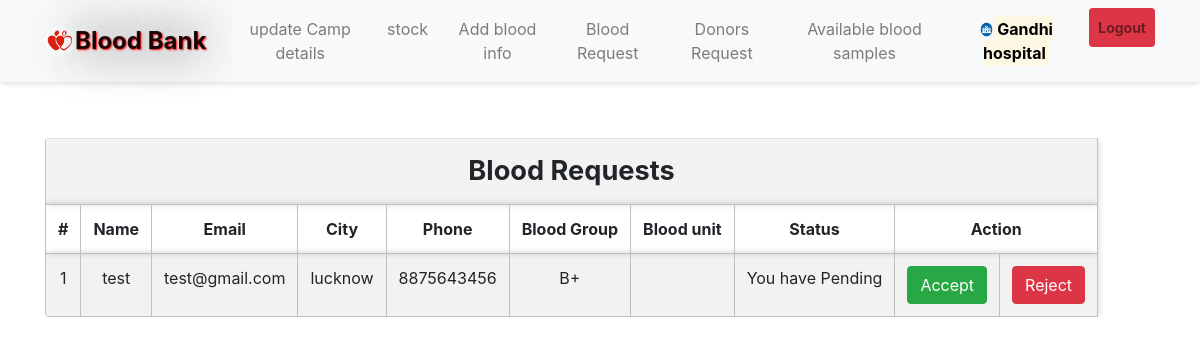
Before: /bloodrequest.php (signed in) with the older database file.
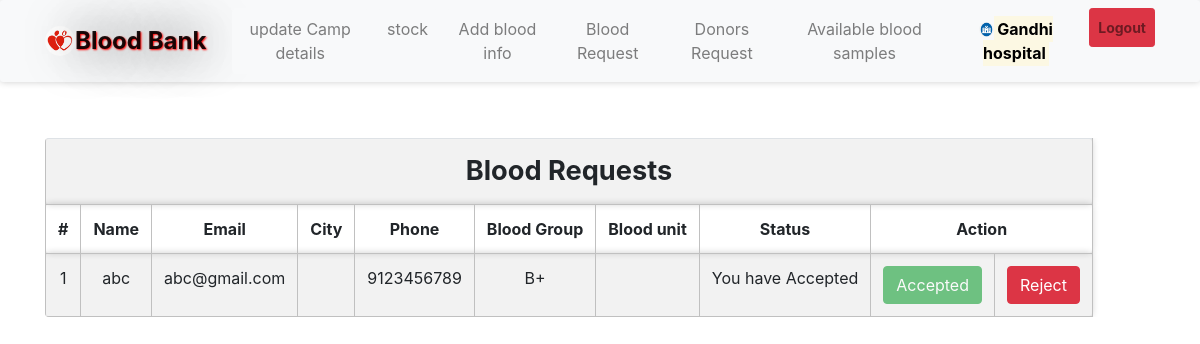
After: the same page with the newer database file.
### tables this page shows
CREATE TABLE IF NOT EXISTS `bloodrequest` (
  `reqid` int(3) NOT NULL,
  `hid` int(3) NOT NULL,
  `rid` int(3) NOT NULL,
  `bg` varchar(11) NOT NULL,
  `status` varchar(11) NOT NULL DEFAULT 'Pending'
);

CREATE TABLE IF NOT EXISTS `receivers` (
  `id` int(3) NOT NULL AUTO_INCREMENT,
  `rname` varchar(25) NOT NULL,
  `remail` varchar(25) NOT NULL,
  `rpassword` varchar(10) NOT NULL,
  `rphone` varchar(10) NOT NULL,
  `rbg` varchar(3) NOT NULL,
  `rcity` varchar(25) NOT NULL,
  PRIMARY KEY (`id`)
);

### message.php (called while the page is built, shortened)
<?php $counter=0; if(isset($_GET['msg'])) { ?>
	<div class="col-5 alert alert alert-success alert-dismissible fade show card" id="message">
		<button type="button" class="close" data-dismiss="alert" title="close">&times;</button><?php echo $_GET['msg'];?>
	</div>
<?php }?>

### bloodrequest.php (the view, shortened to what this page needs)
<?php
require 'file/connection.php';
if (!isset($_SESSION['hid'])) {
	header('location:login.php');
} else {
	$hid = $_SESSION['hid'];
	$sql = "select bloodrequest.*, receivers.* from bloodrequest, receivers where hid='$hid' && bloodrequest.rid=receivers.id";
	$result = mysqli_query($conn, $sql);
?>
	<!DOCTYPE html>
	<html>
	<?php require 'head.php'; ?>
	<body>
		<?php require 'header.php'; ?>
		<div class="container cont">
			<?php require 'message.php'; ?>
			<table class="table table-responsive table-striped rounded mb-5">
				<tr>
					<th colspan="10" class="title">Blood requests</th>
				</tr>
				<tr>
					<th>#</th>
					<th>Name</th>
					<th>Email</th>
					<th>City</th>
					<th>Phone</th>
					<th>Blood Group</th>
					<th>Blood unit</th>
					<th>Status</th>
					<th colspan="2">Action</th>
				</tr>
				<?php while ($row = mysqli_fetch_array($result)) { ?>
					<tr>
						<td><?php echo ++$counter; ?></td>
						<td><?php echo $row['rname']; ?></td>
						<td><?php echo $row['remail']; ?></td>
						<td><?php echo $row['rcity']; ?></td>
						<td><?php echo $row['rphone']; ?></td>
						<td><?php echo $row['bg']; ?></td>
						<td><?php echo $row['unit']; ?></td>
						<td><?php echo 'You have ' . $row['status']; ?></td>
						<td><?php if ($row['status'] == 'Accepted') { ?> <a href="" class="btn btn-success disabled">Accepted</a> <?php } else { ?>
								<a href="file/accept.php?reqid=<?php echo $row['reqid']; ?>" class="btn btn-success">Accept</a>
							<?php } ?>
						</td>
						<td><?php if ($row['status'] == 'Rejected') { ?> <a href="" class="btn btn-danger disabled">Rejected</a> <?php } else { ?>
								<a href="file/reject.php?reqid=<?php echo $row['reqid']; ?>" class="btn btn-danger">Reject</a>
							<?php } ?>
						</td>
					</tr>
				<?php } ?>
			</table>
		</div>
	</body>
	</html>
<?php } ?>

Changed rows visible on the page:
removed bloodrequest: receivers.rname "test", receivers.remail "test@gmail.com", receivers.rcity "lucknow", receivers.rphone "8875643456", bg "B+", status "Pending"
added bloodrequest: receivers.rname "abc", receivers.remail "abc@gmail.com", receivers.rphone "9123456789", bg "B+", status "Accepted"
